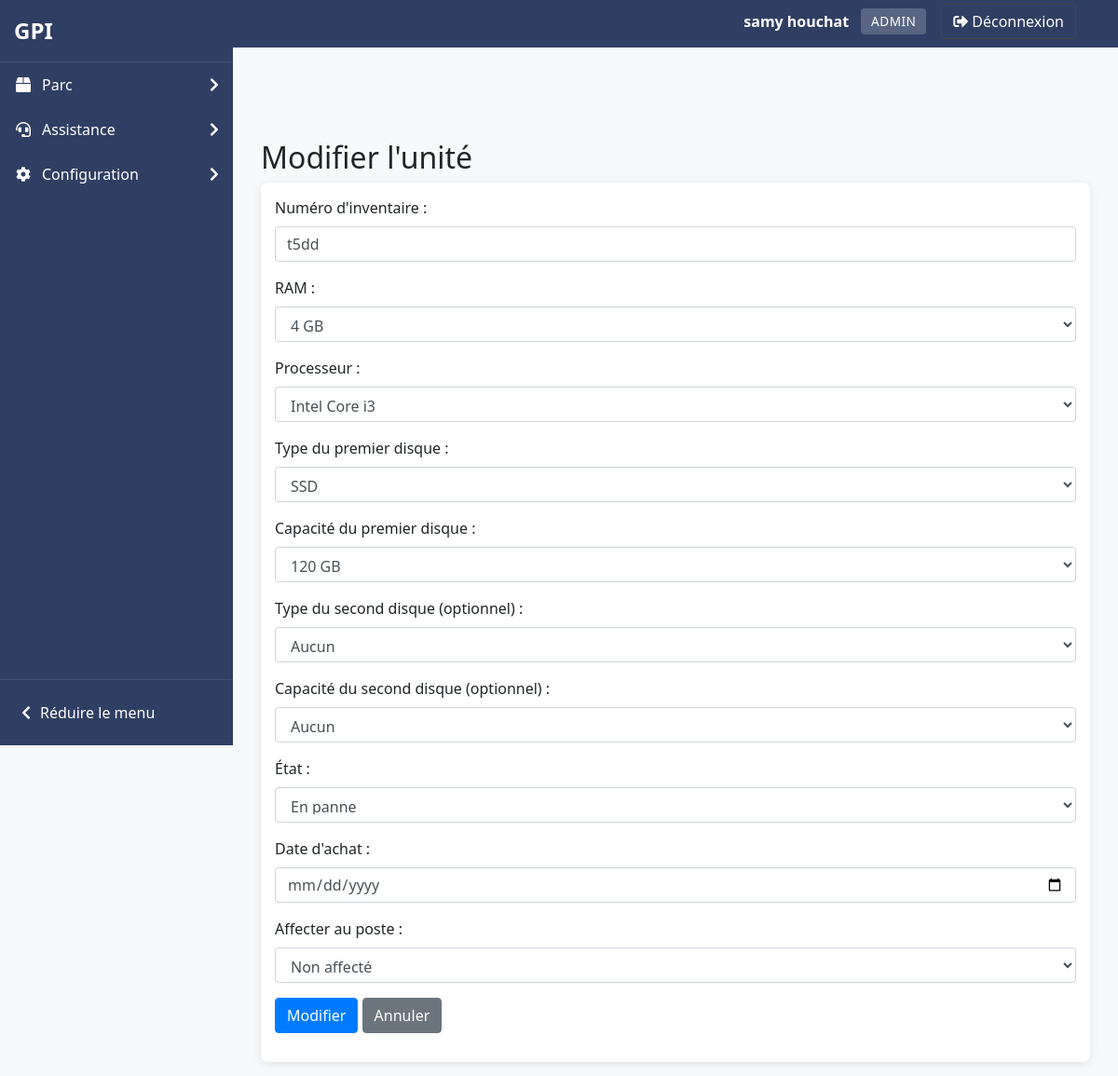
/includes/gestion.php?action=modifier_unite&id=15 (signed in), run on the app's committed database.
### tables this page shows
CREATE TABLE IF NOT EXISTS `users` (
  `id_user` int NOT NULL AUTO_INCREMENT,
  `prenom` varchar(100) NOT NULL,
  `nom` varchar(100) NOT NULL,
  `email` varchar(255) NOT NULL,
  `password` varchar(255) NOT NULL,
  `id_role` int NOT NULL,
  `date_created` timestamp NULL DEFAULT CURRENT_TIMESTAMP,
  `code_utilisateur` varchar(6) DEFAULT NULL,
  PRIMARY KEY (`id_user`),
  UNIQUE KEY `email` (`email`),
  UNIQUE KEY `code_utilisateur` (`code_utilisateur`),
  KEY `fk_users_role` (`id_role`),
  KEY `idx_code_utilisateur` (`code_utilisateur`)
);

CREATE TABLE IF NOT EXISTS `roles` (
  `id_role` int NOT NULL AUTO_INCREMENT,
  `role_name` varchar(50) NOT NULL,
  PRIMARY KEY (`id_role`),
  UNIQUE KEY `role_name` (`role_name`)
);

CREATE TABLE IF NOT EXISTS `poste_unite` (
  `id_poste` int NOT NULL,
  `id_unite` int NOT NULL,
  PRIMARY KEY (`id_poste`,`id_unite`),
  UNIQUE KEY `unique_poste_unite` (`id_poste`),
  UNIQUE KEY `unique_unite_poste` (`id_unite`),
  KEY `id_unite` (`id_unite`)
);

CREATE TABLE IF NOT EXISTS `unite` (
  `id_unite` int NOT NULL AUTO_INCREMENT,
  `numero_inventaire` varchar(255) NOT NULL,
  `ram` enum('2 GB','4 GB','8 GB','16 GB','32 GB','64 GB') NOT NULL,
  `processeur` enum('INTEL_CORE_I3','INTEL_CORE_I5','INTEL_CORE_I7','INTEL_CORE_I9','INTEL_XEON','INTEL_PENTIUM','INTEL_CELERON') NOT NULL,
  `disque_dur_1_type` enum('SSD','HDD') NOT NULL,
  `disque_dur_1_capacite` enum('70 GB','120 GB','500 GB') NOT NULL,
  `disque_dur_2_type` enum('SSD','HDD') DEFAULT NULL,
  `disque_dur_2_capacite` enum('70 GB','120 GB','500 GB') DEFAULT NULL,
  `etat` enum('Operationnel','En panne') DEFAULT 'Operationnel',
  `date_achat` date DEFAULT NULL,
  `date_ajout` datetime DEFAULT CURRENT_TIMESTAMP,
  `supprime_le` datetime DEFAULT NULL,
  `est_affecte` tinyint(1) DEFAULT '0',
  PRIMARY KEY (`id_unite`),
  UNIQUE KEY `numero_inventaire` (`numero_inventaire`)
);

### includes/gestion.php (the view, shortened to what this page needs)
<?php
require_once 'functions.php';
$action = $_GET['action'] ?? '';
$id = $_GET['id'] ?? null;
try {
    $pdo = connectDB();
    switch ($action) {
            ?>
            <?php
        case 'modifier_unite':
            $stmt = $pdo->prepare("SELECT u.*, pu.id_poste
                                  FROM unite u
                                  LEFT JOIN poste_unite pu ON u.id_unite = pu.id_unite
                                  WHERE u.id_unite = ?");
            $stmt->execute([$id]);
            $unite = $stmt->fetch();
            afficherHeader('Modifier une unité');
            echo '<h2>Modifier l\'unité</h2>';
            ?>
            <div class="card">
                <div class="card-body">
                    <form method="POST" action="gestion.php?action=modifier_unite&id=<?= $unite['id_unite'] ?>" class="needs-validation" novalidate>
                        <div class="form-group">
                            <label for="numero_inventaire">Numéro d'inventaire :</label>
                            <input type="text" class="form-control" id="numero_inventaire" name="numero_inventaire" value="<?= htmlspecialchars($unite['numero_inventaire']) ?>" required>
                        </div>
                        <div class="form-group">
                            <label for="ram">RAM :</label>
                            <select class="form-control" id="ram" name="ram" required>
                                <option value="4 GB" <?= $unite['ram'] === '4 GB' ? 'selected' : '' ?>>4 GB</option>
                            </select>
                        </div>
                        <div class="form-group">
                            <label for="processeur">Processeur :</label>
                            <select class="form-control" id="processeur" name="processeur" required>
                                <option value="INTEL_CORE_I3" <?= $unite['processeur'] === 'INTEL_CORE_I3' ? 'selected' : '' ?>>Intel Core i3</option>
                            </select>
                        </div>
                        <div class="form-group">
                            <label for="disque_dur_1_type">Type du premier disque :</label>
                            <select class="form-control" id="disque_dur_1_type" name="disque_dur_1_type" required>
                                <option value="SSD" <?= $unite['disque_dur_1_type'] === 'SSD' ? 'selected' : '' ?>>SSD</option>
                            </select>
                        </div>
                        <div class="form-group">
                            <label for="disque_dur_1_capacite">Capacité du premier disque :</label>
                            <select class="form-control" id="disque_dur_1_capacite" name="disque_dur_1_capacite" required>
                                <option value="120 GB" <?= $unite['disque_dur_1_capacite'] === '120 GB' ? 'selected' : '' ?>>120 GB</option>
                            </select>
                        </div>
                        <div class="form-group">
                            <label for="disque_dur_2_type">Type du second disque (optionnel) :</label>
                            <select class="form-control" id="disque_dur_2_type" name="disque_dur_2_type">
                                <option value="">Aucun</option>
                            </select>
                        </div>
                        <div class="form-group">
                            <label for="disque_dur_2_capacite">Capacité du second disque (optionnel) :</label>
                            <select class="form-control" id="disque_dur_2_capacite" name="disque_dur_2_capacite">
                                <option value="">Aucun</option>
                            </select>
                        </div>
                        <div class="form-group">
                            <label for="etat">État :</label>
                            <select class="form-control" id="etat" name="etat">
                                <option value="En panne" <?= $unite['etat'] === 'En panne' ? 'selected' : '' ?>>En panne</option>
                            </select>
                        </div>
                        <div class="form-group">
                            <label for="date_achat">Date d'achat :</label>
                            <input type="date" class="form-control" id="date_achat" name="date_achat" value="<?= $unite['date_achat'] ? date('Y-m-d', strtotime($unite['date_achat'])) : '' ?>">
                        </div>
                        <div class="form-group">
                            <label for="id_poste">Affecter au poste :</label>
                            <select class="form-control" id="id_poste" name="id_poste">
                                <option value="">Non affecté</option>
                            </select>
                        </div>
                        <div class="form-group">
                            <button type="submit" class="btn btn-primary">Modifier</button>
                            <a href="../pages/common/Gestion_unit.php" class="btn btn-secondary">Annuler</a>
                        </div>
                    </form>
                </div>
            </div>
            <?php
            afficherFooter();
            break;
            ?>
            <?php
    }
} catch (PDOException $e) {
    if (strpos($e->getMessage(), 'Un périphérique de ce type est déjà affecté') !== false) {
        header('Location: ../pages/common/gestion_poste.php?erreur=Un périphérique de ce type est déjà affecté à ce poste');
    }
    elseif (strpos($e->getMessage(), 'Ce poste a déjà une unité centrale') !== false) {
        header('Location: ../pages/common/gestion_poste.php?erreur=Ce poste a déjà une unité centrale');
    }
    elseif (strpos($e->getMessage(), 'Cette unité centrale est déjà affectée') !== false) {
        header('Location: ../pages/common/gestion_poste.php?erreur=Cette unité centrale est déjà affectée à un autre poste');
    }
    else {
        header('Location: ../pages/common/gestion_poste.php?erreur=Erreur lors de l\'affectation');
    }
    exit;
}
?>

### includes/functions.php (shortened to what this page needs)
<?php
function connectDB() {
    $host = 'localhost';
    $db   = 'gpii';
    $user = 'root';
    $pass = '';
    $charset = 'utf8mb4';
    $dsn = "mysql:host=$host;dbname=$db;charset=$charset";
    $options = [
        PDO::ATTR_ERRMODE => PDO::ERRMODE_EXCEPTION,
        PDO::ATTR_DEFAULT_FETCH_MODE => PDO::FETCH_ASSOC
    ];
    return new PDO($dsn, $user, $pass, $options);
}
function afficherHeader($titre, $niveau = 1, $afficher_sidebar = true) {
    $prefix = str_repeat('../', $niveau);
    echo '<!DOCTYPE html>';
    echo '<html lang="fr">';
    echo '<head>';
    echo '<link rel="stylesheet" href="' . $prefix . 'assets/css/bootstrap.css">';
    echo '<link rel="stylesheet" href="' . $prefix . 'assets/css/custom.css">';
    echo '<link rel="stylesheet" href="https://cdnjs.cloudflare.com/ajax/libs/font-awesome/5.15.3/css/all.min.css">';
    echo '</head>';
    echo '<body>';
    if ($afficher_sidebar) {
        echo '<div class="sidebar-glpi">';
        echo '<div class="sidebar-header">';
        echo '<a href="' . $prefix . 'index.php" class="logo-container">';
        echo '<span class="logo-text">GPI</span>';
        echo '</a>';
        echo '</div>';
        echo '<nav class="sidebar-nav">';
        echo '<ul class="sidebar-menu">';
        if (isset($_SESSION['user_role']) && ($_SESSION['user_role'] == 1 || $_SESSION['user_role'] == 2)) {
            echo '<li class="sidebar-item">';
            echo '<a href="#" class="sidebar-link">';
            echo '<i class="fas fa-box sidebar-icon"></i>';
            echo '<span>Parc</span>';
            echo '<i class="fas fa-chevron-right sidebar-arrow"></i>';
            echo '</a>';
            echo '</li>';
        }
        echo '<li class="sidebar-item">';
        echo '<a href="#" class="sidebar-link">';
        echo '<i class="fas fa-headset sidebar-icon"></i>';
        echo '<span>Assistance</span>';
        echo '<i class="fas fa-chevron-right sidebar-arrow"></i>';
        echo '</a>';
        echo '</li>';
        if (isset($_SESSION['user_role']) && $_SESSION['user_role'] == 1) {
            echo '<li class="sidebar-item">';
            echo '<a href="#" class="sidebar-link">';
            echo '<i class="fas fa-cog sidebar-icon"></i>';
            echo '<span>Configuration</span>';
            echo '<i class="fas fa-chevron-right sidebar-arrow"></i>';
            echo '</a>';
            echo '</li>';
        }
        echo '</ul>';
        echo '</nav>';
        echo '<div class="sidebar-footer">';
        echo '<button class="btn-collapse" id="collapseMenu">';
        echo '<i class="fas fa-chevron-left"></i>';
        echo '<span>Réduire le menu</span>';
        echo '</button>';
        echo '</div>';
        echo '</div>';
    }
    echo '<nav class="navbar navbar-expand-lg navbar-dark bg-primary mb-4" style="position: relative;">';
    echo '<div class="container d-flex justify-content-between align-items-center">';
    echo '<a class="navbar-brand" href="' . $prefix . 'index.php">GPI</a>';
    echo '<div class="d-flex align-items-center">';
    if (isset($_SESSION['user_id'])) {
        $pdo = connectDB();
        $stmt = $pdo->prepare("SELECT u.nom, u.prenom, r.role_name FROM users u JOIN roles r ON u.id_role = r.id_role WHERE u.id_user = ?");
        $stmt->execute([$_SESSION['user_id']]);
        $user = $stmt->fetch();
        echo '<div class="navbar-user-info mr-3">';
        echo '<span class="user-name text-white mr-2">' . htmlspecialchars($user['prenom'] . ' ' . $user['nom']) . '</span>';
        echo '<span class="user-role badge badge-light">' . htmlspecialchars($user['role_name']) . '</span>';
        echo '</div>';
        echo '<a href="' . $prefix . 'includes/logout.php" class="btn btn-outline-light"><i class="fas fa-sign-out-alt mr-1"></i>Déconnexion</a>';
    } else {
        echo '<a href="' . $prefix . 'index.php" class="btn btn-outline-light"><i class="fas fa-sign-in-alt mr-1"></i>Connexion</a>';
    }
    echo '</div>';
    echo '</div>';
    echo '</nav>';
    if ($afficher_sidebar) {
        echo '<div class="container" style="margin-top: 20px;">';
    } else {
        echo '<div class="container-fluid" style="margin-top: 20px;">';
    }
}
function afficherFooter() {
    echo '</div>';
    echo '</body>';
    echo '</html>';
}
        ?>

### assets/css/custom.css (style rules this page uses)
body { margin: 0; padding: 0; font-family: Arial, sans-serif; overflow-x: hidden; transition: all 0.3s ease; }
body .container { width: calc(100% - 30px); max-width: 1140px; margin-top: 70px; margin-left: auto; margin-right: auto; transition: all 0.3s ease; }
body:not(.sidebar-collapsed) { padding-left: 250px; }
.user-name { color: #fff; }
.user-role { background-color: rgba(255, 255, 255, 0.2); color: #fff; }
.btn-outline-light { border-color: #444; color: #fff; }
.navbar-brand { color: #fff !important; font-weight: bold; }
.navbar-user-info { display: flex; align-items: center; }
.sidebar-glpi { width: 250px; background-color: #2f3f63; color: white; height: 100vh; position: fixed; left: 0; top: 0; z-index: 1000; transition: all 0.3s ease; display: flex; flex-direction: column; }
.sidebar-header { padding: 15px; border-bottom: 1px solid rgba(255, 255, 255, 0.1); }
.logo-container { display: flex; align-items: center; text-decoration: none; color: white; }
.logo-text { font-size: 24px; font-weight: bold; color: white; }
.sidebar-nav { flex: 1; overflow-y: auto; padding-bottom: 20px; }
.sidebar-menu { list-style: none; padding: 0; margin: 0; }
.sidebar-item { position: relative; }
.sidebar-link { display: flex; align-items: center; padding: 12px 15px; color: white; text-decoration: none; transition: all 0.3s ease; }
.sidebar-icon { width: 20px; margin-right: 10px; text-align: center; }
.sidebar-arrow { margin-left: auto; transition: transform 0.3s ease; }
.sidebar-footer { padding: 15px; border-top: 1px solid rgba(255, 255, 255, 0.1); }
.btn-collapse { display: flex; align-items: center; background: none; border: none; color: white; cursor: pointer; padding: 8px; width: 100%; text-align: left; }
.btn-collapse i { margin-right: 10px; }
.card { border: none; box-shadow: 0 4px 15px rgba(0,0,0,0.08); border-radius: 8px; overflow: hidden; transition: all 0.3s ease; margin-bottom: 15px; }
.card-body { padding: 15px; }
.badge { font-weight: 500; padding: 0.4em 0.6em; border-radius: 4px; }
.card { border-radius: 8px; overflow: hidden; box-shadow: 0 2px 10px rgba(0,0,0,0.1); border: none; }
.form-control { border-radius: 4px; border: 1px solid #ced4da; padding: 8px 12px; }
body { font-family: 'Segoe UI', Tahoma, Geneva, Verdana, sans-serif; background-color: #f8f9fa; }
.badge { padding: 0.5em 0.8em; font-size: 0.85em; font-weight: 500; text-transform: uppercase; letter-spacing: 0.5px; }
.navbar { right: 250px; margin-right: -251px; }
.bg-primary { background-color: #2f3f63 !important; }

### data on the page
users: prenom+nom "samy houchat", id_role.role_name "ADMIN"
poste_unite: numero_inventaire "t5dd"
unite: ram "4 GB", processeur "Intel Core i3", disque_dur_1_type "SSD", disque_dur_1_capacite "120 GB", etat "En panne"
